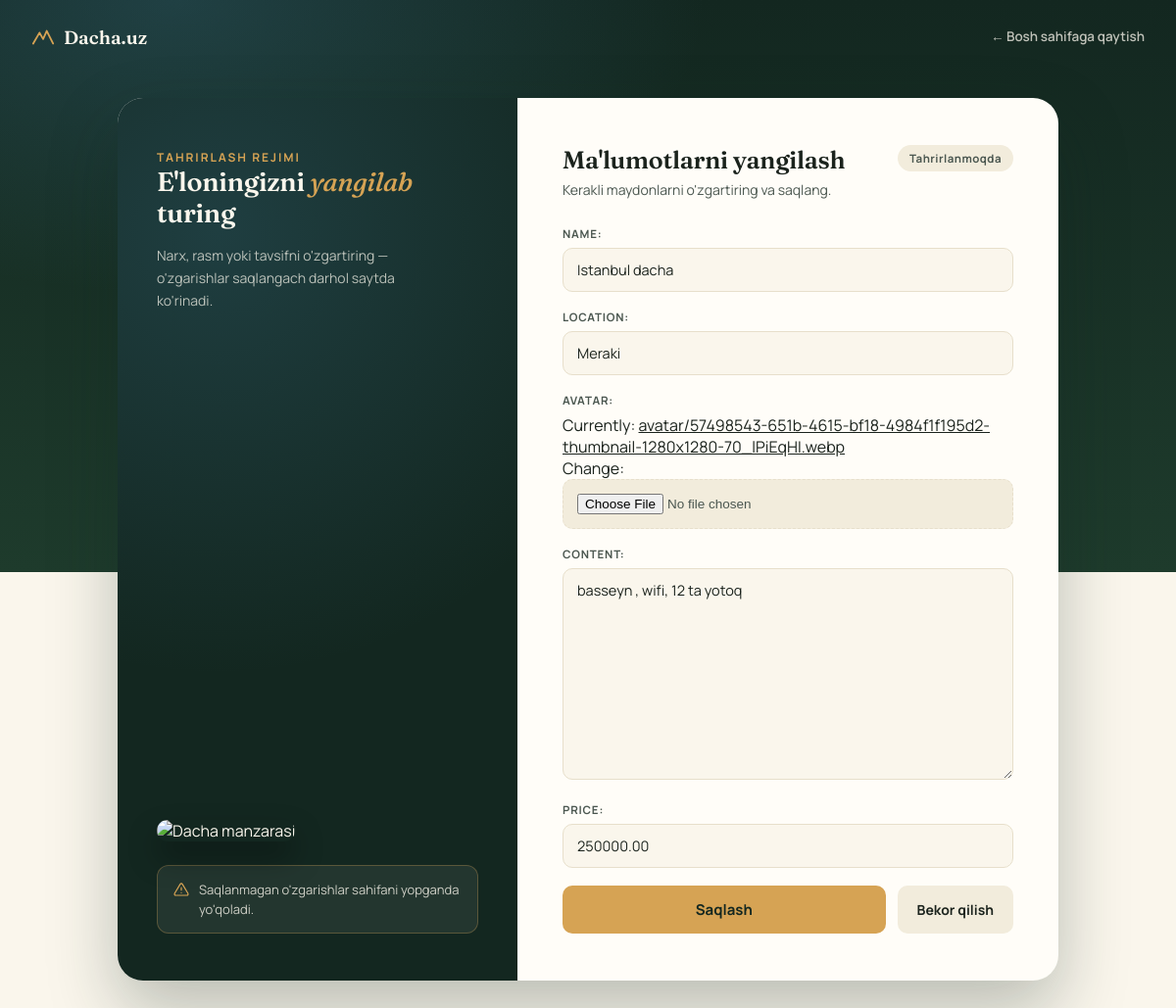
Screenshot of /cottages/update/3/ with the database file from the repository.
### app/cottages/models.py (models this page shows, shortened)
class Cottage(models.Model):
  name = models.CharField(max_length=100)
  location = models.CharField(max_length=100)
  content = models.TextField()
  price = models.DecimalField(max_digits=10, decimal_places=2)
  avatar = models.ImageField(upload_to='avatar/')
  create_at = models.DateTimeField(auto_now_add=True)

### app/cottages/views.py (the view)
# urls.py: path('update/<int:pk>/', CottageUpdateView.as_view(), name='cottage_update'),
class CottageUpdateView(UpdateView):
  model = Cottage
  form_class = CottageForm
  success_url = reverse_lazy('cottage_list')
  template_name = 'cottage/cottage_update.html'

### app/cottages/forms.py
class CottageForm(forms.ModelForm):
  class Meta:
    model = Cottage
    fields = ['name', 'location', 'avatar', 'content', 'price']

### templates/cottage/cottage_update.html (shortened to what this page needs)
<!DOCTYPE html>
<html lang="uz">
<head>
</head>
<body>
  <a href="/" class="top-logo">
    <svg width="24" height="24" viewBox="0 0 26 26" fill="none"><path d="M2 20L9 8L13 15L17 6L24 20" stroke="#D6A354" stroke-width="2" stroke-linecap="round" stroke-linejoin="round"/></svg>
    Dacha.uz
  </a>
  <a href="/" class="back-link">
    ← Bosh sahifaga qaytish
  </a>
  <div class="card">
    <div class="side">
      <div>
        <span class="eyebrow">Tahrirlash rejimi</span>
        <h1>E'loningizni <em>yangilab</em> turing</h1>
        <p>Narx, rasm yoki tavsifni o'zgartiring — o'zgarishlar saqlangach darhol saytda ko'rinadi.</p>
      </div>
      <div>
        <img src="https://images.unsplash.com/photo-1499696010180-025ef6e1a8f9?auto=format&fit=crop&w=700&q=80" alt="Dacha manzarasi">
        <div class="side-note">
          <svg width="16" height="16" viewBox="0 0 24 24" fill="none"><path d="M12 9V13M12 17H12.01M10.29 3.86L1.82 18A2 2 0 0 0 3.55 21H20.45A2 2 0 0 0 22.18 18L13.71 3.86A2 2 0 0 0 10.29 3.86Z" stroke="currentColor" stroke-width="1.8" stroke-linecap="round" stroke-linejoin="round"/></svg>
          Saqlanmagan o'zgarishlar sahifani yopganda yo'qoladi.
        </div>
      </div>
    </div>
    <div class="form-col">
      <div class="head-row">
        <h2>Ma'lumotlarni yangilash</h2>
        <span class="status-pill">Tahrirlanmoqda</span>
      </div>
      <div class="sub">Kerakli maydonlarni o'zgartiring va saqlang.</div>
      <form method="post" enctype="multipart/form-data">
        {{ form.as_p }}
        <div class="form-actions">
          <button type="submit">Saqlash</button>
          <a href="/" class="btn-cancel">Bekor qilish</a>
        </div>
      </form>
    </div>
  </div>
</body>
</html>

### templates/cottage/cottage_update.html (style rules this page uses)
:root { --pine-950:#132720; --pine-800:#1E3B2C; --pine-700:#28503C; --lake-500:#3E7A96; --gold-500:#D6A354; --gold-600:#C08C3E; --sand-50:#FAF6EC; --sand-100:#F2ECDC; --stone-200:#E7DFCB; --ink-900:#1B231D; --ink-600:#4B5750; --paper:#FFFDF8; }
* { box-sizing:border-box; }
body { margin:0;min-height:100vh; font-family:'Manrope',sans-serif;color:var(--ink-900); background: radial-gradient(ellipse 900px 500px at 15% 0%, rgba(62,122,150,0.30), transparent 60%), linear-gradient(180deg,var(--pine-950) 0%, var(--pine-800) 55%, var(--sand-50) 55%); display:flex;align-items:center;justify-content:center; padding:100px 20px 60px; -webkit-font-smoothing:antialiased; }
h1,h2 { font-family:'Fraunces',serif;font-weight:600;margin:0;letter-spacing:-0.01em; }
a { color:inherit; }
.top-logo { position:fixed;top:26px;left:32px;z-index:5; display:flex;align-items:center;gap:9px; color:var(--sand-50);font-family:'Fraunces',serif;font-weight:600;font-size:19px; text-decoration:none; }
.back-link { position:fixed;top:28px;right:32px;z-index:5; color:rgba(250,246,236,0.75);font-size:13.5px;font-weight:600; display:flex;align-items:center;gap:6px;text-decoration:none; }
.card { position:relative;z-index:2; width:100%;max-width:960px; background:var(--paper); border-radius:26px; box-shadow:0 30px 70px rgba(19,39,32,0.28); display:grid;grid-template-columns:0.85fr 1.15fr; overflow:hidden; }
.side { background: radial-gradient(circle at 25% 15%, rgba(62,122,150,0.28), transparent 55%), var(--pine-950); color:var(--sand-50); padding:48px 40px; display:flex;flex-direction:column;justify-content:space-between; position:relative; }
.side .eyebrow { font-size:12px;font-weight:700;letter-spacing:0.16em;text-transform:uppercase;color:var(--gold-500);margin-bottom:14px; }
.side h1 { font-size:27px;line-height:1.2;margin-bottom:14px; }
.side h1 em { color:var(--gold-500);font-style:italic;font-weight:500; }
.side p { font-size:14px;line-height:1.65;color:rgba(250,246,236,0.72);max-width:280px; }
.side img { border-radius:16px;height:140px;width:100%;object-fit:cover; margin-top:24px;box-shadow:0 16px 30px rgba(0,0,0,0.35); }
.side-note { margin-top:24px;background:rgba(255,255,255,0.07);border:1px solid rgba(214,163,84,0.3); border-radius:12px;padding:14px 16px;font-size:13px;color:rgba(250,246,236,0.8); display:flex;gap:10px;align-items:flex-start;line-height:1.55; }
.side-note svg { flex:none;margin-top:2px;color:var(--gold-500); }
.form-col { padding:48px 46px; }
.form-col .head-row { display:flex;justify-content:space-between;align-items:flex-start;gap:14px;margin-bottom:6px; }
.form-col h2 { font-size:25px;font-weight:600; }
.status-pill { flex:none;background:var(--sand-100);color:var(--ink-600); font-size:11.5px;font-weight:700;letter-spacing:0.04em; padding:6px 12px;border-radius:999px;white-space:nowrap; }
.form-col .sub { font-size:14px;color:var(--ink-600);margin-bottom:28px; }
form p { margin:0 0 18px; }
form label { display:block;font-size:11.5px;font-weight:700;letter-spacing:0.07em; text-transform:uppercase;color:var(--ink-600);margin-bottom:7px; }
form input[type="text"], form input[type="email"], form input[type="number"], form input[type="tel"], form input[type="url"], form input[type="password"], form input[type="date"], form input[type="datetime-local"], form select, form textarea { width:100%;border:1.5px solid var(--stone-200);background:var(--sand-50); border-radius:10px;padding:12px 14px;font-size:14.5px;font-family:inherit; color:var(--ink-900);appearance:none; }
form textarea { min-height:110px;resize:vertical; }
form input[type="file"] { width:100%;background:var(--sand-100);border:1.5px dashed var(--stone-200); border-radius:10px;padding:14px;font-size:13.5px;color:var(--ink-600); }
.form-actions { display:flex;gap:12px;margin-top:8px; }
button[type="submit"] { flex:1;background:var(--gold-500);color:var(--pine-950); border:none;border-radius:10px;padding:14px;font-weight:700;font-size:15px; font-family:inherit;cursor:pointer; transition:background .2s, transform .2s; }
.btn-cancel { flex:none;background:var(--sand-100);color:var(--ink-900); border:none;border-radius:10px;padding:14px 20px;font-weight:700;font-size:14px; font-family:inherit;cursor:pointer;text-decoration:none; display:flex;align-items:center;transition:background .2s; }

### rows the page displays
Cottage: name "Istanbul dacha", location "Meraki", content "basseyn , wifi, 12 ta yotoq", price "250000.00"
